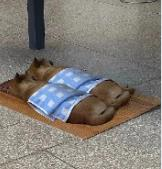
%> input picture matlabwork/MATLAB01/peppers.jpg, 162 x 169 px
$ octave Untitled1.m   (GNU Octave 9; MATLAB toolbox functions it lacks are replaced by stand-ins)
%> lines starting %> are read from the running program, lines starting %| are printed output that depends on the picture; pictures that were not available may be replaced by others from this repository, and a replacement may not be noted
Image1=imread('peppers.jpg');
%> Image1 is the input picture: size 169x162x3 uint8; mean R, G, B 128.4, 123.4, 117.1
%红绿通道互换
Image2=Image1;
Image2(:,:,1)=Image1(:,:,2);
Image2(:,:,2)=Image1(:,:,1);
imshow(Image2);
imwrite(Image2,'changecolor.jpg');
%灰度化
gray=rgb2gray(Image1);
figure;
subplot(121),imshow(Image1),title('Original Image');
subplot(122),imshow(gray),title('Gray Image');
imwrite(gray,'grayimage.jpg');
%图像旋转
Newgray1=imrotate(gray,15);
Newgray2=imrotate(gray,15,'bilinear');
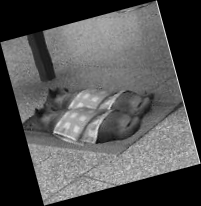
%> Newgray2: size 206x201 uint8; min 0, max 236, mean 82.1
figure;
subplot(121),imshow(Newgray1),title('旋转15°（最邻近插值）');
subplot(122),imshow(Newgray2),title('旋转15°（双线性插值）');
imwrite(Newgray1,'rotate1.jpg');
imwrite(Newgray2,'rotate2.jpg');
%图像缩放
Newgray3=imresize(gray,2.5,'nearest');
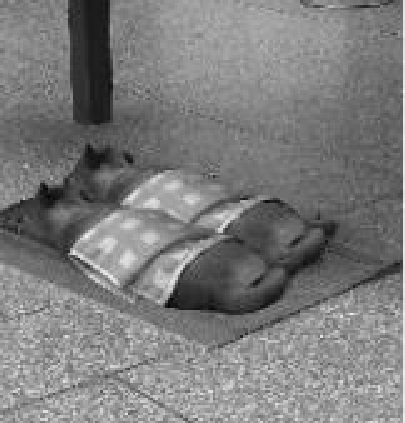
%> Newgray3: size 423x405 uint8; min 5, max 243, mean 124.1
Newgray4=imresize(gray,2.5,'bilinear');
figure;
subplot(121),imshow(Newgray3),title('放大2.5倍（最邻近插值）');
subplot(122),imshow(Newgray4),title('放大2.5倍（双线性插值）');
imwrite(Newgray3,'scale1.jpg');
imwrite(Newgray4,'scale2.jpg');
%图像镜像与拼接
Image2=imread('lotus.bmp');
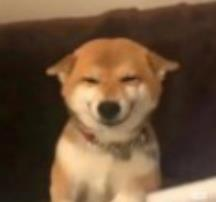
%> input picture matlabwork/MATLAB01/lotus.jpg, 216 x 202 px, given in place of lotus.bmp, which was not available
%> Image2 is the input picture: size 202x216x3 uint8; mean R, G, B 107.3, 80.6, 56.6
HImage=flipdim(Image2,2);
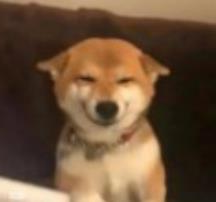
%> HImage: size 202x216x3 uint8; mean R, G, B 107.3, 80.6, 56.6; mean of the top-left, top-right, bottom-left and bottom-right quarters 69.9, 79, 94.1, 83.2
VImage=flipdim(Image2,1);
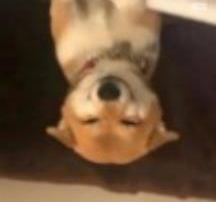
%> VImage: size 202x216x3 uint8; mean R, G, B 107.3, 80.6, 56.6; mean of the top-left, top-right, bottom-left and bottom-right quarters 83.2, 94.1, 79, 69.9
CImage=flipdim(HImage,1);
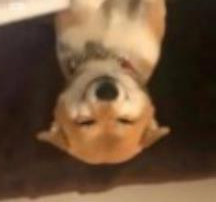
%> CImage: size 202x216x3 uint8; mean R, G, B 107.3, 80.6, 56.6; mean of the top-left, top-right, bottom-left and bottom-right quarters 94.1, 83.2, 69.9, 79
[h w]=size(Image2);
%> h = 202; w = 648
NewImage=zeros(h*2,w*2,3);
NewImage=[Image2 HImage;VImage CImage];
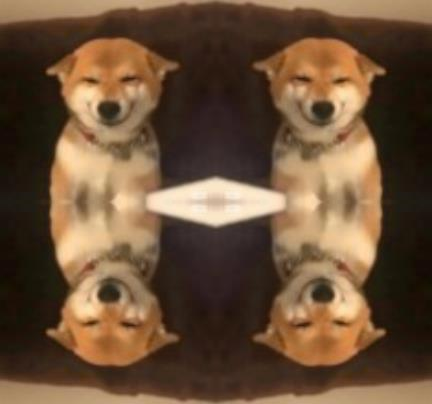
%> NewImage: size 404x432x3 uint8; mean R, G, B 107.3, 80.6, 56.6
figure,imshow(NewImage);
imwrite(NewImage,'newlotus.jpg');
%图像的加减乘除
clc;
clear all;
ImageA = imread('lotus.bmp');
%> (the run ends here)
